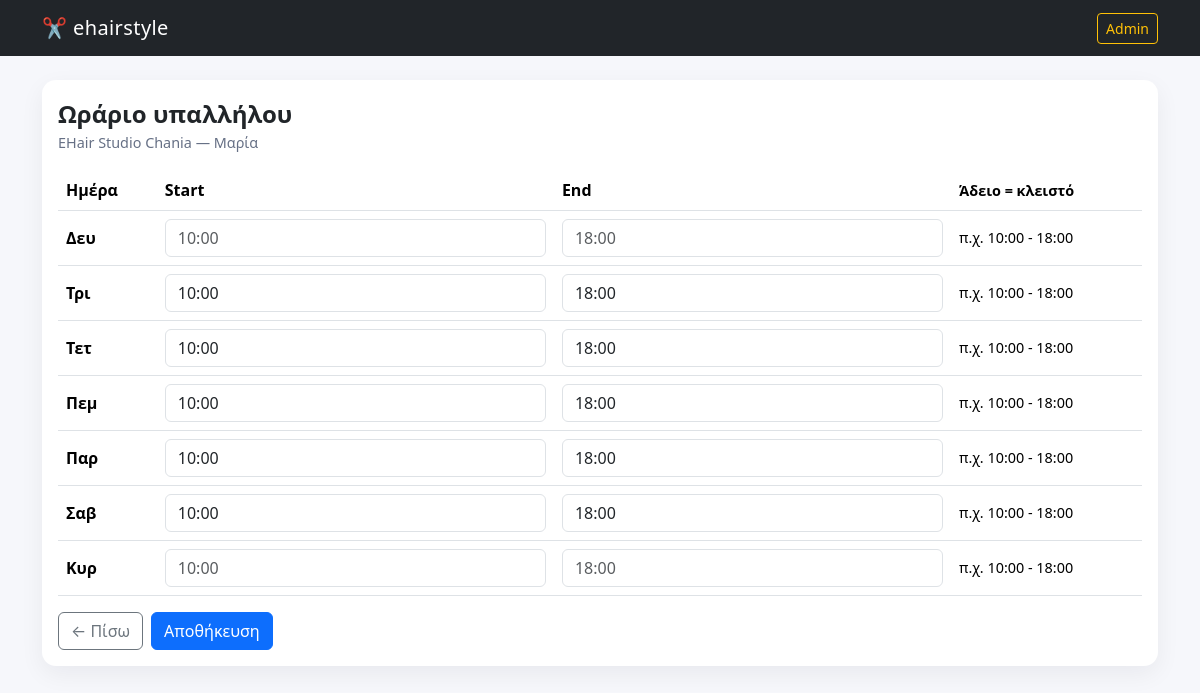
Screenshot of /admin/hours/1 (signed in) with the database file from the repository.
### app.py (models this page shows)
class Shop(db.Model):
    id = db.Column(db.Integer, primary_key=True)
    name = db.Column(db.String(140), nullable=False)
    city = db.Column(db.String(80), nullable=False, default="Χανιά")
    area = db.Column(db.String(80), nullable=False, default="")
    category = db.Column(db.String(80), nullable=False, default="Hair")
    address = db.Column(db.String(200), nullable=True)
    phone = db.Column(db.String(50), nullable=True)
    description = db.Column(db.String(800), nullable=True)
    is_open = db.Column(db.Boolean, nullable=False, default=True)

class Staff(db.Model):
    id = db.Column(db.Integer, primary_key=True)
    shop_id = db.Column(db.Integer, db.ForeignKey("shop.id"), nullable=False)
    name = db.Column(db.String(120), nullable=False)
    title = db.Column(db.String(80), nullable=True)
    is_active = db.Column(db.Boolean, nullable=False, default=True)

class StaffHours(db.Model):
    id = db.Column(db.Integer, primary_key=True)
    staff_id = db.Column(db.Integer, db.ForeignKey("staff.id"), nullable=False)
    weekday = db.Column(db.Integer, nullable=False)  # 0 Mon .. 6 Sun
    start_hm = db.Column(db.String(5), nullable=False, default="10:00")
    end_hm = db.Column(db.String(5), nullable=False, default="18:00")

### app.py (the view, shortened to what this page needs)
@app.route("/admin/hours/<int:staff_id>", methods=["GET", "POST"])
def admin_hours(staff_id: int):
    if not admin_required():
        return redirect(url_for("admin_login"))
    staff = Staff.query.get_or_404(staff_id)
    shop = Shop.query.get(staff.shop_id)
    hours = StaffHours.query.filter_by(staff_id=staff_id).order_by(StaffHours.weekday.asc()).all()
    return render_template("admin_hours.html", app_name=APP_NAME, staff=staff, shop=shop, hours=hours)

### app.py (called while the page is built)
def admin_required():
    return session.get("is_admin") is True

### templates/admin_hours.html
{% extends "base.html" %}
{% block content %}
<div class="card">
  <div class="card-body">
    <div class="fs-4 fw-bold">Ωράριο υπαλλήλου</div>
    <div class="small-muted">{{ shop.name }} — {{ staff.name }}</div>
    {% set by_wd = {} %}
    {% for h in hours %}
      {% set _ = by_wd.update({h.weekday: h}) %}
    {% endfor %}
    <form method="post" class="mt-3">
      <div class="table-responsive">
        <table class="table align-middle">
          <thead>
            <tr><th>Ημέρα</th><th>Start</th><th>End</th><th class="small-muted">Άδειο = κλειστό</th></tr>
          </thead>
          <tbody>
            {% for wd, label in [(0,"Δευ"),(1,"Τρι"),(2,"Τετ"),(3,"Πεμ"),(4,"Παρ"),(5,"Σαβ"),(6,"Κυρ")] %}
              <tr>
                <td class="fw-bold">{{ label }}</td>
                <td><input class="form-control" name="start_{{wd}}" value="{{ by_wd.get(wd).start_hm if by_wd.get(wd) else '' }}" placeholder="10:00"></td>
                <td><input class="form-control" name="end_{{wd}}" value="{{ by_wd.get(wd).end_hm if by_wd.get(wd) else '' }}" placeholder="18:00"></td>
                <td class="small-muted">π.χ. 10:00 - 18:00</td>
              </tr>
            {% endfor %}
          </tbody>
        </table>
      </div>
      <div class="d-flex gap-2">
        <a class="btn btn-outline-secondary" href="{{ url_for('admin_dashboard') }}">← Πίσω</a>
        <button class="btn btn-primary">Αποθήκευση</button>
      </div>
    </form>
  </div>
</div>
{% endblock %}

### static/style.css (style rules this page uses)
:root { --card-radius: 14px; }
body { background: #f6f7fb; }
.card { border: 0; border-radius: var(--card-radius); box-shadow: 0 8px 24px rgba(16,24,40,.06); }
a { text-decoration: none; }
.small-muted { color: #667085; font-size: .9rem; }

### rows the page displays
Shop: name "EHair Studio Chania"
Staff: name "Μαρία"
StaffHours: get "10:00", get "18:00"
StaffHours: get "10:00", get "18:00"
StaffHours: get "10:00", get "18:00"
StaffHours: get "10:00", get "18:00"
StaffHours: get "10:00", get "18:00"

### other values shown
{{ app_name }} "ehairstyle"
{{ label }} "Δευ" "Τρι" "Τετ" "Πεμ" "Παρ" "Σαβ" "Κυρ"
